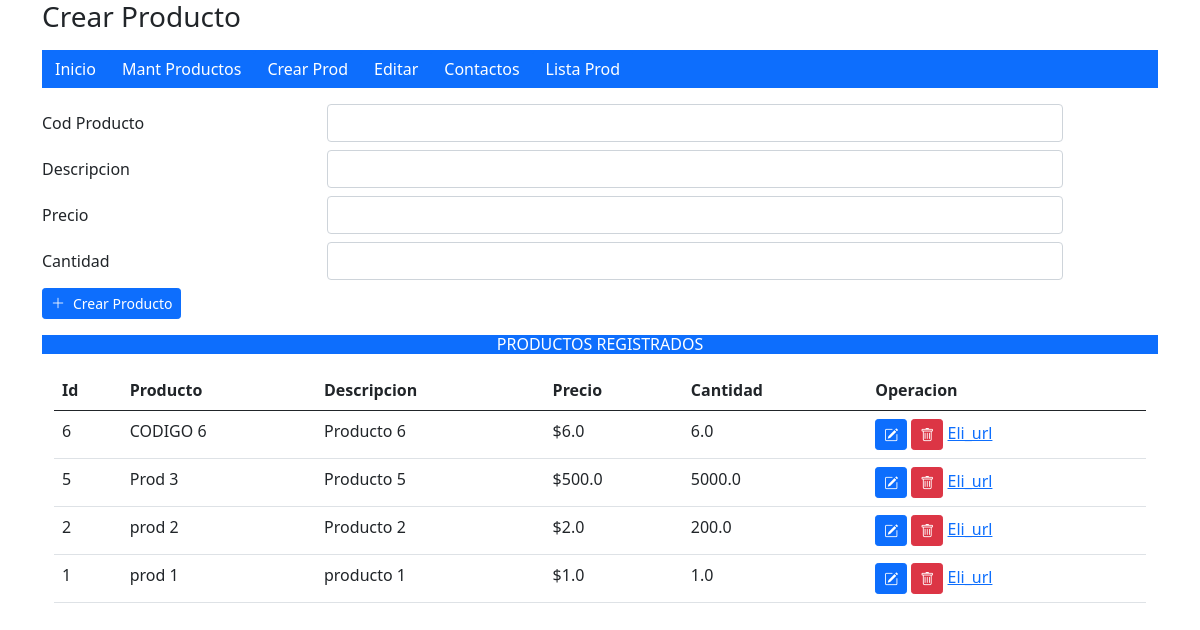
The app's page /crud, older data.
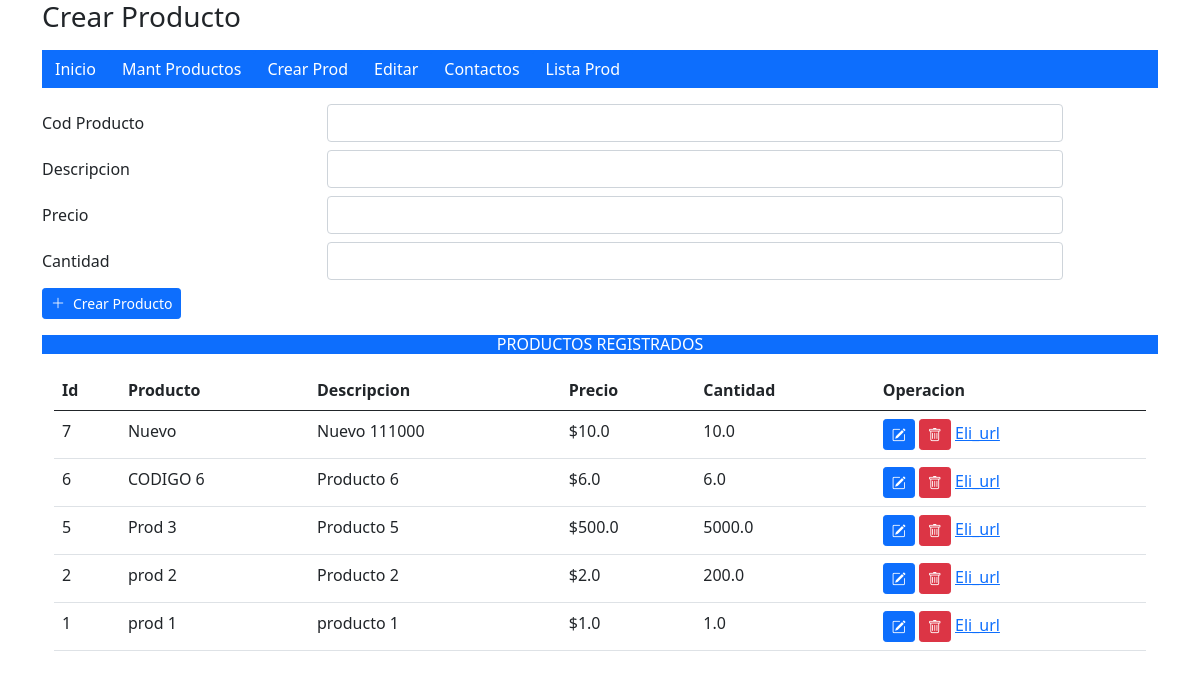
The same page, newer data.
### tables this page shows
CREATE TABLE productos (
                    id INTEGER PRIMARY KEY AUTOINCREMENT,
                    codiprod TEXT NOT NULL,
                    descprod TEXT NOT NULL,
                    precprod REAL NOT NULL,
                    cantstoc REAL NOT NULL);

### app.py (the view, shortened to what this page needs)
@app.route('/crud', methods=["GET", "POST"])
def crud_producto():
    modo = request.args.get('modo',None)
    accion = request.form.get('accion',None)
    id = request.args.get('id',None)
    print('modo:', modo)
    print('accion:', accion)
    if request.method == "GET":
        datos = crud_prod.get_productos()
        if id and id != None:
            dato  = crud_prod.sel_producto(id)
            print('dato:', dato)
            return render_template('crud_producto.html', productos=datos, prod=dato, modo=modo)
        else:
            return render_template('crud_producto.html', productos=datos, modo=modo)

### crud_prod.py (called while the page is built)
def get_productos():
    cursor.execute( '''
                    SELECT * FROM productos
                    ORDER BY id DESC
                    ''')
    datos = cursor.fetchall()
    return datos

### templates/crud_producto.html (shortened to what this page needs)
{% extends 'base.html' %}
{% block titulo %}
<h3> {{ 'Crear ' if not modo else 'Editar '}}  Producto</h3>
{% endblock%}
{% block contenido %}
    <form id="producto" action="{{ url_for('crud_producto') }}" method="POST">
        <div class="row mb-2">
            <label for="codiprod" class="col-sm-3 col-form-label">Cod Producto</label>
            <div class="col-sm-8">
                <input type="text" name="codiprod" class="form-control" id="codiprod" value="{{ prod[1] if prod else '' }} " required>
            </div>
        </div>
        <div class="row mb-2">
            <label for="descprod" class="col-sm-3 col-form-label">Descripcion</label>
            <div class="col-sm-8">
                <input type="text" name="descprod" class="form-control" id="descprod" value="{{ prod[2] if prod else '' }}" required>
            </div>
        </div>
        <div class="row mb-2">
            <label for="precprod" class="col-sm-3 col-form-label">Precio</label>
            <div class="col-sm-8">
                <input type="number" name="precprod" class="form-control" id="precprod" value="{{ prod[3] if prod else '' }}">
            </div>
        </div>
        <div class="row mb-2">
            <label for="cantstoc" class="col-sm-3 col-form-label">Cantidad</label>
            <div class="col-sm-8">
                <input type="number" name="cantstoc" class="form-control" id="cantstoc" value="{{ prod[4] if prod else '' }}">
            </div>
        </div>
        <div class="col-auto">
            {% if not modo %}
                <button id="btn_crear" name="accion" value="ins" type="submit" class="btn btn-primary btn-sm"><i class="bi bi-plus-lg me-2"></i>Crear Producto</button>
            {% endif %}
        </div>
    </form>
    <h6 class="mt-3 mb-3 bg-primary text-center text-white">PRODUCTOS REGISTRADOS</h6>
    <div class="container">
        <table class="table">
            <thead>
                <tr>
                    <th scope="col">Id</th>
                    <th scope="col">Producto</th>
                    <th scope="col">Descripcion</th>
                    <th scope="col">Precio</th>
                    <th scope="col">Cantidad</th>
                    <th scope="col">Operacion</th>
                </tr>
            </thead>
            <tbody>
                {% for producto in productos %}
                <tr>
                    <td> {{ producto[0] }}</td>
                    <td> {{ producto[1] }}</td>
                    <td> {{ producto[2] }}</td>
                    <td>${{ producto[3] }}</td>
                    <td> {{ producto[4] }}</td>
                    <td>
                        <a class="btn btn-primary btn-sm" href="{{ url_for('crud_producto', id=producto[0], modo='con') }}"><i class="bi bi-pencil-square "></i></a>
                        <a class="btn btn-danger btn-sm"  href="{{ url_for('crud_producto', id=producto[0], modo='con') }}"><i class="bi bi-trash"></i></a>
                        <a href="{{ url_for('eliminar', id=producto[0] ) }}" class="btn-delete" >Eli_url</a>
                    </td>
                </tr>
                {% endfor %}
            </tbody>
        </table>
    </div>
{% endblock %}

### templates/base.html (shortened to what this page needs)
<!DOCTYPE html>
<html lang="en">
<head>
    <link href="https://cdn.jsdelivr.net/npm/bootstrap@5.0.2/dist/css/bootstrap.min.css" rel="stylesheet">
    <link href="https://cdn.jsdelivr.net/npm/bootstrap-icons/font/bootstrap-icons.css" rel="stylesheet">
</head>
<body>
    <div class="container">
        {% block titulo %} {% endblock %}
    </div>
    <div class="container">
        <nav class="navbar-nav bg-primary mt-3 mb-3" data-bs-theme="dark">
            <ul class="nav">
                <li>
                    <a class="btn btn-primary" href="{{ url_for('home') }}">Inicio</a>
                </li>
                <li>
                    <a class="btn btn-primary" href="{{ url_for('crud_producto') }}">Mant Productos</a>
                </li>
                <li>
                    <a class="btn btn-primary" href="{{ url_for('producto') }}">Crear Prod</a>
                </li>
                <li>
                    <a class="btn btn-primary" href="{{ url_for('editar') }}">Editar</a>
                </li>
                <li>
                    <a class="btn btn-primary" href="{{ url_for('contacto') }}">Contactos</a>
                </li>
                <li>
                    <a class="btn btn-primary" href="{{ url_for('lista_prod') }}">Lista Prod</a>
                </li>
            </ul>
        </nav>
    </div>
    <div class="container">
        {% block contenido %}          {% endblock %}
    </div>
</body>
</html>

Row changes from the older to the newer data that the page shows:
added productos: id "7", codiprod "Nuevo", descprod "Nuevo 111000", precprod "10.0", cantstoc "10.0"
